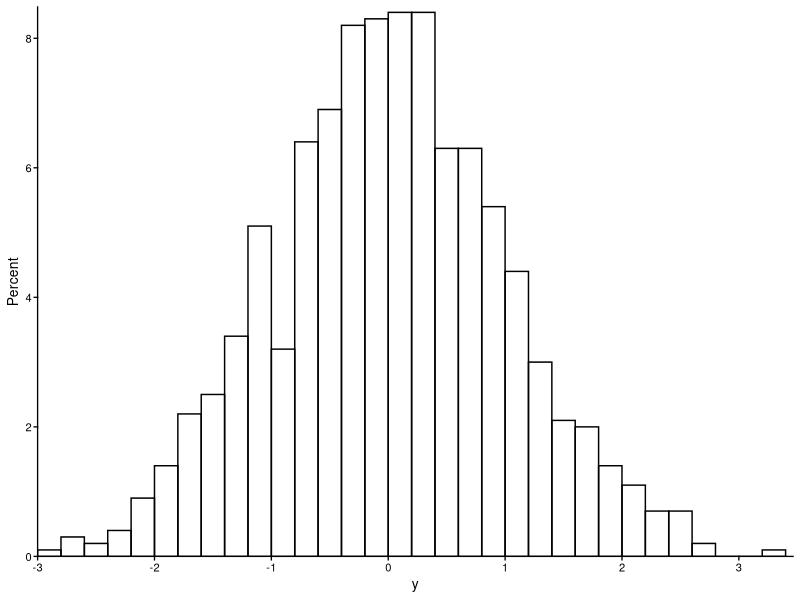

Here is the R script that generated this plot:
library(ggplot2)

set.seed(123)
d <- data.frame(y=rnorm(1000))

breaks <- hist(d$y, breaks=30, plot=FALSE)$breaks

p1 <-
ggplot(d, aes(y)) +
geom_histogram(breaks=breaks, color="black", size=0.5, fill=NA, aes(y=100*(..count..)/sum(..count..))) +
scale_x_continuous(expand=expand_scale(mult=c(0,0.01))) +
scale_y_continuous(expand=expand_scale(mult=c(0,0.01))) +
ylab("Percent") +
theme_classic(base_size=10) +
theme(
line = element_line(lineend="square"),
axis.text = element_text(size=rel(0.8), color="black"),
axis.ticks = element_line(color="black")
)

#ggsave("p1.pdf", p1, width=6, height=5, units="cm")
ggsave("p1.tiff", p1, width=6, height=5, units="cm", compression="lzw")
